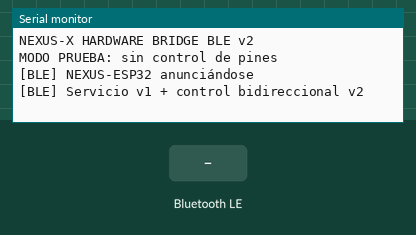
Bench run of a sketch on a simulated ESP32. On the bench: the last lines printed to the serial monitor. The test bench sets the inputs (shaded band). Nothing arrives over Bluetooth unless stated; a phone connects over Bluetooth LE 3 s after start.

Above: at 1.5 s.
1.6 s: Bluetooth LE write "PING" received
At 2.3 s:
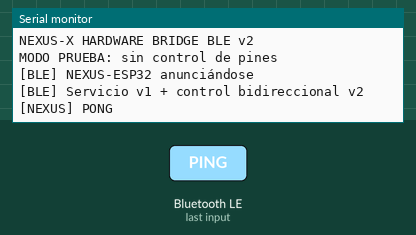
4.6 s: Bluetooth LE write "DEMO_ON" received
At 5.8 s:
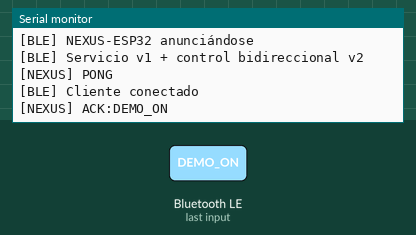
6.1 s: Bluetooth LE write "DEMO_OFF" received
At 7.0 s:
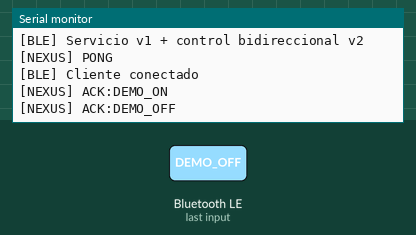
7.6 s: Bluetooth LE write "STATUS" received
At 8.1 s:
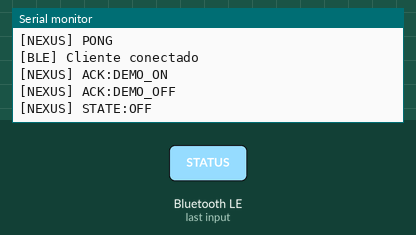
9.1 s: Bluetooth LE write "1" received
At 10.4 s:
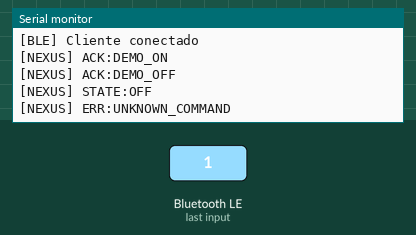

Measured:
- after the input at 1.6 s, the serial monitor: prints a new line at once (image 1)
- after the input at 4.6 s, the serial monitor: prints a new line at once (image 2)
- after the input at 6.1 s, the serial monitor: prints a new line at once (image 3)
- after the input at 7.6 s, the serial monitor: prints a new line at once (image 4)
- after the input at 9.1 s, the serial monitor: prints a new line at once (image 5)

The sketch:

NEXUS_ESP32_Bridge_V2.ino
```cpp
/*
  NEXUS-X Hardware Bridge BLE v2 — PRUEBA SEGURA
  ESP32-WROOM-32 / ESP32 Dev Module (BLE compatible)

  Este firmware NO acciona pines ni alimenta sensores.
  DEMO_ON/DEMO_OFF controlan una variable de software.
  Requiere: Arduino-ESP32 (Espressif Systems); BLE incluido en ese paquete.

  Compatible con lector v1: servicio + característica de estado conservados.
  Agrega: characteristic WRITE, NOTIFY y reconexión.
*/

#include <Arduino.h>
#include <BLEDevice.h>
#include <BLEServer.h>
#include <BLEUtils.h>
#include <BLE2902.h>
#include <freertos/FreeRTOS.h>
#include <freertos/queue.h>

static const char *DEVICE_NAME = "NEXUS-ESP32";
static const char *SERVICE_UUID = "4fafc201-1fb5-459e-8fcc-c5c9c331914b";
static const char *STATUS_UUID  = "beb5483e-36e1-4688-b7f5-ea07361b26a8";
static const char *COMMAND_UUID = "3a1e2bb8-531e-4d55-bc0c-b83b650e9069";

struct CommandMessage {
  char text[24];
};

BLEServer *bleServer = nullptr;
BLECharacteristic *statusCharacteristic = nullptr;
QueueHandle_t commands = nullptr;
volatile bool deviceConnected = false;
bool previousConnection = false;
bool virtualOn = false;

class ConnectionCallbacks : public BLEServerCallbacks {
  void onConnect(BLEServer *server) override {
    deviceConnected = true;
    Serial.println("[BLE] Cliente conectado");
  }

  void onDisconnect(BLEServer *server) override {
    deviceConnected = false;
    Serial.println("[BLE] Cliente desconectado");
  }
};

class CommandCallbacks : public BLECharacteristicCallbacks {
  void onWrite(BLECharacteristic *characteristic) override {
    String value = characteristic->getValue();
    value.trim();
    value.toUpperCase();

    if (value.length() == 0 || value.length() >= sizeof(CommandMessage::text)) {
      Serial.println("[BLE] Comando vacío o demasiado largo");
      return;
    }

    CommandMessage message = {};
    value.toCharArray(message.text, sizeof(message.text));
    if (xQueueSend(commands, &message, 0) != pdTRUE) {
      Serial.println("[BLE] Cola llena, comando descartado");
    }
  }
};

void publishStatus(const char *value) {
  statusCharacteristic->setValue(String(value));
  Serial.print("[NEXUS] ");
  Serial.println(value);
  if (deviceConnected) {
    statusCharacteristic->notify();
  }
}

void executeCommand(const char *command) {
  if (strcmp(command, "PING") == 0) {
    publishStatus("PONG");
  } else if (strcmp(command, "DEMO_ON") == 0) {
    virtualOn = true;
    publishStatus("ACK:DEMO_ON");
  } else if (strcmp(command, "DEMO_OFF") == 0) {
    virtualOn = false;
    publishStatus("ACK:DEMO_OFF");
  } else if (strcmp(command, "STATUS") == 0) {
    publishStatus(virtualOn ? "STATE:ON" : "STATE:OFF");
  } else {
    publishStatus("ERR:UNKNOWN_COMMAND");
  }
}

void setup() {
  Serial.begin(115200);
  delay(350);
  Serial.println();
  Serial.println("NEXUS-X HARDWARE BRIDGE BLE v2");
  Serial.println("MODO PRUEBA: sin control de pines");

  commands = xQueueCreate(8, sizeof(CommandMessage));
  if (commands == nullptr) {
    Serial.println("ERROR: no se pudo crear la cola BLE");
    while (true) { delay(1000); }
  }

  BLEDevice::init(DEVICE_NAME);
  bleServer = BLEDevice::createServer();
  bleServer->setCallbacks(new ConnectionCallbacks());
  BLEService *service = bleServer->createService(SERVICE_UUID);

  statusCharacteristic = service->createCharacteristic(
    STATUS_UUID,
    BLECharacteristic::PROPERTY_READ | BLECharacteristic::PROPERTY_NOTIFY
  );
  statusCharacteristic->addDescriptor(new BLE2902());
  statusCharacteristic->setValue("NEXUS-X LISTO");

  BLECharacteristic *commandCharacteristic = service->createCharacteristic(
    COMMAND_UUID,
    BLECharacteristic::PROPERTY_WRITE
  );
  commandCharacteristic->setCallbacks(new CommandCallbacks());

  service->start();
  BLEAdvertising *advertising = bleServer->getAdvertising();
  advertising->addServiceUUID(SERVICE_UUID);
  advertising->setScanResponse(true);
  advertising->start();

  Serial.println("[BLE] NEXUS-ESP32 anunciándose");
  Serial.println("[BLE] Servicio v1 + control bidireccional v2");
}

void loop() {
  CommandMessage message;
  if (xQueueReceive(commands, &message, pdMS_TO_TICKS(20)) == pdTRUE) {
    executeCommand(message.text);
  }

  // Reinicio del estado virtual cuando se pierde la conexión.
  // No controla salidas físicas, y así no persisten comandos antiguos.
  if (!deviceConnected && previousConnection) {
    virtualOn = false;
    xQueueReset(commands);
    statusCharacteristic->setValue("NEXUS-X LISTO");
    delay(300);
    bleServer->startAdvertising();
    Serial.println("[BLE] Anuncios reiniciados; listo para reconectar");
    previousConnection = false;
  }
  if (deviceConnected && !previousConnection) {
    previousConnection = true;
  }
}
```
